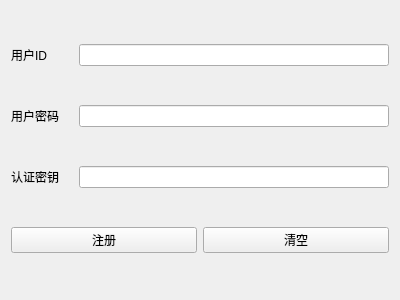
<?xml version="1.0" encoding="UTF-8"?>
<ui version="4.0">
 <class>Form</class>
 <widget class="QWidget" name="Form">
  <property name="geometry">
   <rect>
    <x>0</x>
    <y>0</y>
    <width>400</width>
    <height>300</height>
   </rect>
  </property>
  <property name="windowTitle">
   <string>用户注册</string>
  </property>
  <layout class="QVBoxLayout" name="verticalLayout">
   <item>
    <layout class="QHBoxLayout" name="horizontalLayout" stretch="1,5">
     <item>
      <widget class="QLabel" name="label">
       <property name="text">
        <string>用户ID</string>
       </property>
      </widget>
     </item>
     <item>
      <widget class="QLineEdit" name="lineEdit"/>
     </item>
    </layout>
   </item>
   <item>
    <layout class="QHBoxLayout" name="horizontalLayout_2" stretch="1,5">
     <item>
      <widget class="QLabel" name="label_2">
       <property name="text">
        <string>用户密码</string>
       </property>
      </widget>
     </item>
     <item>
      <widget class="QLineEdit" name="lineEdit_2"/>
     </item>
    </layout>
   </item>
   <item>
    <layout class="QHBoxLayout" name="horizontalLayout_3" stretch="1,5">
     <item>
      <widget class="QLabel" name="label_3">
       <property name="text">
        <string>认证密钥</string>
       </property>
      </widget>
     </item>
     <item>
      <widget class="QLineEdit" name="lineEdit_3"/>
     </item>
    </layout>
   </item>
   <item>
    <layout class="QHBoxLayout" name="horizontalLayout_4">
     <item>
      <widget class="QPushButton" name="signup">
       <property name="text">
        <string>注册</string>
       </property>
      </widget>
     </item>
     <item>
      <widget class="QPushButton" name="clear">
       <property name="text">
        <string>清空</string>
       </property>
      </widget>
     </item>
    </layout>
   </item>
  </layout>
 </widget>
 <resources/>
 <connections/>
</ui>
